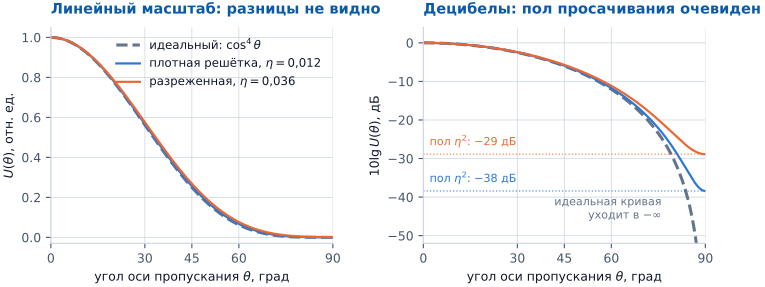

Reproduce this figure in Python.
# -*- coding: utf-8 -*-
"""Рис. 1.2 — пол просачивания: почему его видно только в логарифмическом масштабе.

МОДЕЛЬНЫЙ РАСЧЁТ (не данные!) по формуле U(theta) = |cos^2 t + eta e^{j d} sin^2 t|^2
с двумя реалистичными значениями просачивания — крайними точками измеренного диапазона
eta = 0.012...0.036 (плотная и разреженная решётки). Фаза просачивания взята нулевой:
она смещает кривую вблизи 45 градусов, но не меняет уровень пола, ради которого
строится рисунок.

Слева линейный масштаб: идеальная и реальная кривые неразличимы.
Справа децибелы: вместо нуля при 90 градусах — полка на уровне eta^2.

Данные не используются, подгонок нет — только формула из текста параграфа.
"""

import numpy as np

import pstyle as ps
import matplotlib.pyplot as plt

ETA = [(0.012, "плотная решётка, $\\eta = 0{,}012$", ps.S1),
       (0.036, "разреженная, $\\eta = 0{,}036$", ps.S2)]

th = np.linspace(0, 90, 1801)
r = np.deg2rad(th)
ideal = np.cos(r) ** 4


def u_leaky(eta, delta=0.0):
    amp = np.cos(r) ** 2 + eta * np.exp(1j * delta) * np.sin(r) ** 2
    return np.abs(amp) ** 2


fig, (axL, axR) = plt.subplots(1, 2, figsize=(7.4, 3.1))

# ---------------- линейный масштаб ----------------
axL.plot(th, ideal, color=ps.REF, lw=2.2, ls="--", label="идеальный: $\\cos^4\\theta$")
for eta, lab, col in ETA:
    axL.plot(th, u_leaky(eta), color=col, lw=1.6, label=lab)

axL.set_xticks([0, 30, 45, 60, 90])
axL.set_xlim(0, 90)
axL.set_ylim(-0.03, 1.05)
ps.finish(axL,
          title="Линейный масштаб: разницы не видно",
          xlabel=r"угол оси пропускания $\theta$, град",
          ylabel=r"$U(\theta)$, отн. ед.",
          legend="upper right")

# ---------------- децибелы ----------------
FLOOR_DB = -70.0
with np.errstate(divide="ignore"):
    ideal_db = np.maximum(10 * np.log10(ideal), FLOOR_DB)
axR.plot(th, ideal_db, color=ps.REF, lw=2.2, ls="--")
for eta, lab, col in ETA:
    axR.plot(th, 10 * np.log10(u_leaky(eta)), color=col, lw=1.6)
    db = 20 * np.log10(eta)
    axR.axhline(db, color=col, lw=0.9, ls=":", alpha=0.8)
    axR.annotate(f"пол $\\eta^2$: −{abs(db):.0f} дБ", (2, db),
                 textcoords="offset points", xytext=(0, 4), fontsize=8,
                 color=col, va="bottom")

axR.set_xticks([0, 30, 45, 60, 90])
axR.set_xlim(0, 90)
axR.set_ylim(-52, 4)
ps.finish(axR,
          title="Децибелы: пол просачивания очевиден",
          xlabel=r"угол оси пропускания $\theta$, град",
          ylabel=r"$10\lg U(\theta)$, дБ")
# Подпись к идеальной кривой — левее места, где она круто уходит вниз,
# иначе текст ложится прямо на неё.
axR.annotate("идеальная кривая\nуходит в $-\\infty$", (76, -47), fontsize=8,
             color=ps.REF, ha="right", va="bottom", linespacing=1.25)

fig.tight_layout(w_pad=2.2)
ps.save(fig, "fig01_malus_floor")
